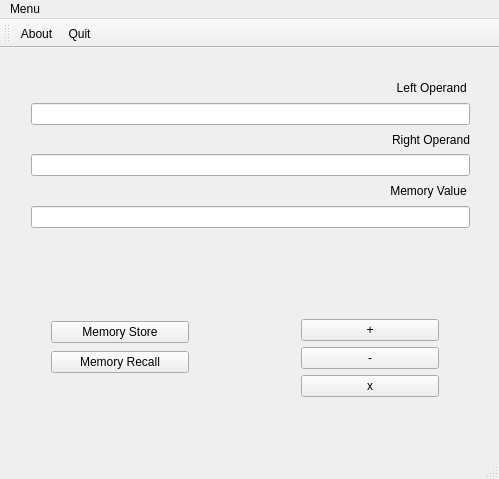
<?xml version="1.0" encoding="UTF-8"?>
<ui version="4.0">
 <class>MainWindow</class>
 <widget class="QMainWindow" name="MainWindow">
  <property name="geometry">
   <rect>
    <x>0</x>
    <y>0</y>
    <width>499</width>
    <height>479</height>
   </rect>
  </property>
  <property name="windowTitle">
   <string>MainWindow</string>
  </property>
  <widget class="QWidget" name="centralWidget">
   <widget class="QWidget" name="verticalLayoutWidget">
    <property name="geometry">
     <rect>
      <x>20</x>
      <y>20</y>
      <width>461</width>
      <height>171</height>
     </rect>
    </property>
    <layout class="QVBoxLayout" name="verticalLayout">
     <item>
      <widget class="QLabel" name="label">
       <property name="text">
        <string>Left Operand </string>
       </property>
       <property name="alignment">
        <set>Qt::AlignRight|Qt::AlignTrailing|Qt::AlignVCenter</set>
       </property>
      </widget>
     </item>
     <item>
      <widget class="QLineEdit" name="left_operand">
       <property name="maxLength">
        <number>30</number>
       </property>
      </widget>
     </item>
     <item>
      <widget class="QLabel" name="label_2">
       <property name="text">
        <string>Right Operand</string>
       </property>
       <property name="alignment">
        <set>Qt::AlignRight|Qt::AlignTrailing|Qt::AlignVCenter</set>
       </property>
      </widget>
     </item>
     <item>
      <widget class="QLineEdit" name="right_operand">
       <property name="maxLength">
        <number>30</number>
       </property>
      </widget>
     </item>
     <item>
      <widget class="QLabel" name="label_3">
       <property name="text">
        <string>Memory Value </string>
       </property>
       <property name="alignment">
        <set>Qt::AlignRight|Qt::AlignTrailing|Qt::AlignVCenter</set>
       </property>
      </widget>
     </item>
     <item>
      <widget class="QLineEdit" name="memory_value">
       <property name="enabled">
        <bool>true</bool>
       </property>
       <property name="locale">
        <locale language="English" country="Zimbabwe"/>
       </property>
       <property name="maxLength">
        <number>30</number>
       </property>
       <property name="readOnly">
        <bool>true</bool>
       </property>
      </widget>
     </item>
    </layout>
   </widget>
   <widget class="QWidget" name="verticalLayoutWidget_2">
    <property name="geometry">
     <rect>
      <x>290</x>
      <y>260</y>
      <width>160</width>
      <height>100</height>
     </rect>
    </property>
    <layout class="QVBoxLayout" name="verticalLayout_2">
     <item>
      <widget class="QPushButton" name="addition">
       <property name="text">
        <string>+</string>
       </property>
      </widget>
     </item>
     <item>
      <widget class="QPushButton" name="subraction">
       <property name="text">
        <string>-</string>
       </property>
      </widget>
     </item>
     <item>
      <widget class="QPushButton" name="multiplication">
       <property name="text">
        <string>x</string>
       </property>
      </widget>
     </item>
    </layout>
   </widget>
   <widget class="QWidget" name="verticalLayoutWidget_3">
    <property name="geometry">
     <rect>
      <x>40</x>
      <y>260</y>
      <width>160</width>
      <height>80</height>
     </rect>
    </property>
    <layout class="QVBoxLayout" name="verticalLayout_3">
     <item>
      <widget class="QPushButton" name="memory_store">
       <property name="text">
        <string>Memory Store</string>
       </property>
      </widget>
     </item>
     <item>
      <widget class="QPushButton" name="memory_recall">
       <property name="text">
        <string>Memory Recall</string>
       </property>
      </widget>
     </item>
    </layout>
   </widget>
  </widget>
  <widget class="QMenuBar" name="menuBar">
   <property name="geometry">
    <rect>
     <x>0</x>
     <y>0</y>
     <width>499</width>
     <height>22</height>
    </rect>
   </property>
   <widget class="QMenu" name="menuMenu">
    <property name="title">
     <string>Menu</string>
    </property>
    <addaction name="actionAbout"/>
    <addaction name="actionQuit"/>
   </widget>
   <addaction name="menuMenu"/>
  </widget>
  <widget class="QToolBar" name="mainToolBar">
   <attribute name="toolBarArea">
    <enum>TopToolBarArea</enum>
   </attribute>
   <attribute name="toolBarBreak">
    <bool>false</bool>
   </attribute>
   <addaction name="actionAbout"/>
   <addaction name="actionQuit"/>
  </widget>
  <widget class="QStatusBar" name="statusBar"/>
  <action name="actionAbout">
   <property name="text">
    <string>About</string>
   </property>
  </action>
  <action name="actionQuit">
   <property name="text">
    <string>Quit</string>
   </property>
  </action>
 </widget>
 <layoutdefault spacing="6" margin="11"/>
 <resources/>
 <connections/>
</ui>
